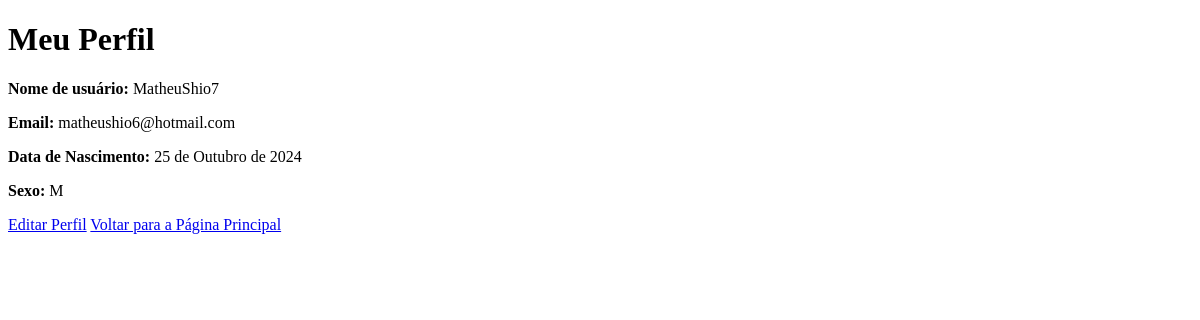
Before: /usuarios/perfil/ (signed in) with the older database file.
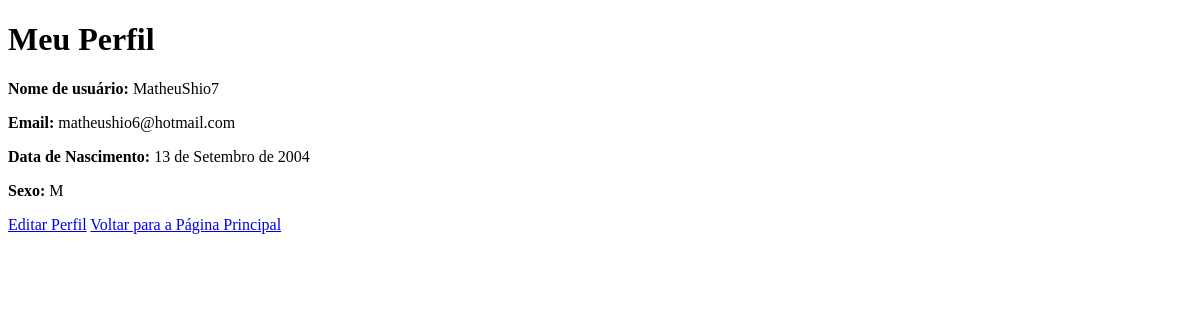
After: the same page with the newer database file.
### usuarios/models.py (models this page shows)
class Usuario(AbstractUser):
    data_nascimento = models.DateField(null=True, blank=True)
    sexo = models.CharField(max_length=1, choices=[('M', 'Masculino'), ('F', 'Feminino')])

### usuarios/views.py (the view)
# urls.py: path('perfil/', views.perfil_usuario, name='perfil_usuario'),
@login_required
def perfil_usuario(request):
    return render(request, 'usuarios/perfil.html', {'usuario': request.user})

### usuarios/templates/usuarios/perfil.html (shortened to what this page needs)
<!DOCTYPE html>
<html lang="pt-br">
<head>
</head>
<body>
    <h1>Meu Perfil</h1>
    <p><strong>Nome de usuário:</strong> {{ usuario.username }}</p>
    <p><strong>Email:</strong> {{ usuario.email }}</p>
    <p><strong>Data de Nascimento:</strong> {{ usuario.data_nascimento }}</p>
    <p><strong>Sexo:</strong> {{ usuario.sexo }}</p>
    <a href="{% url 'editar_perfil' %}">Editar Perfil</a>
    <a href="{% url 'pagina_principal' %}">Voltar para a Página Principal</a>
</body>
</html>

Changed rows visible on the page:
changed Usuario "MatheuShio7": data_nascimento "25 de Outubro de 2024" → "13 de Setembro de 2004"
